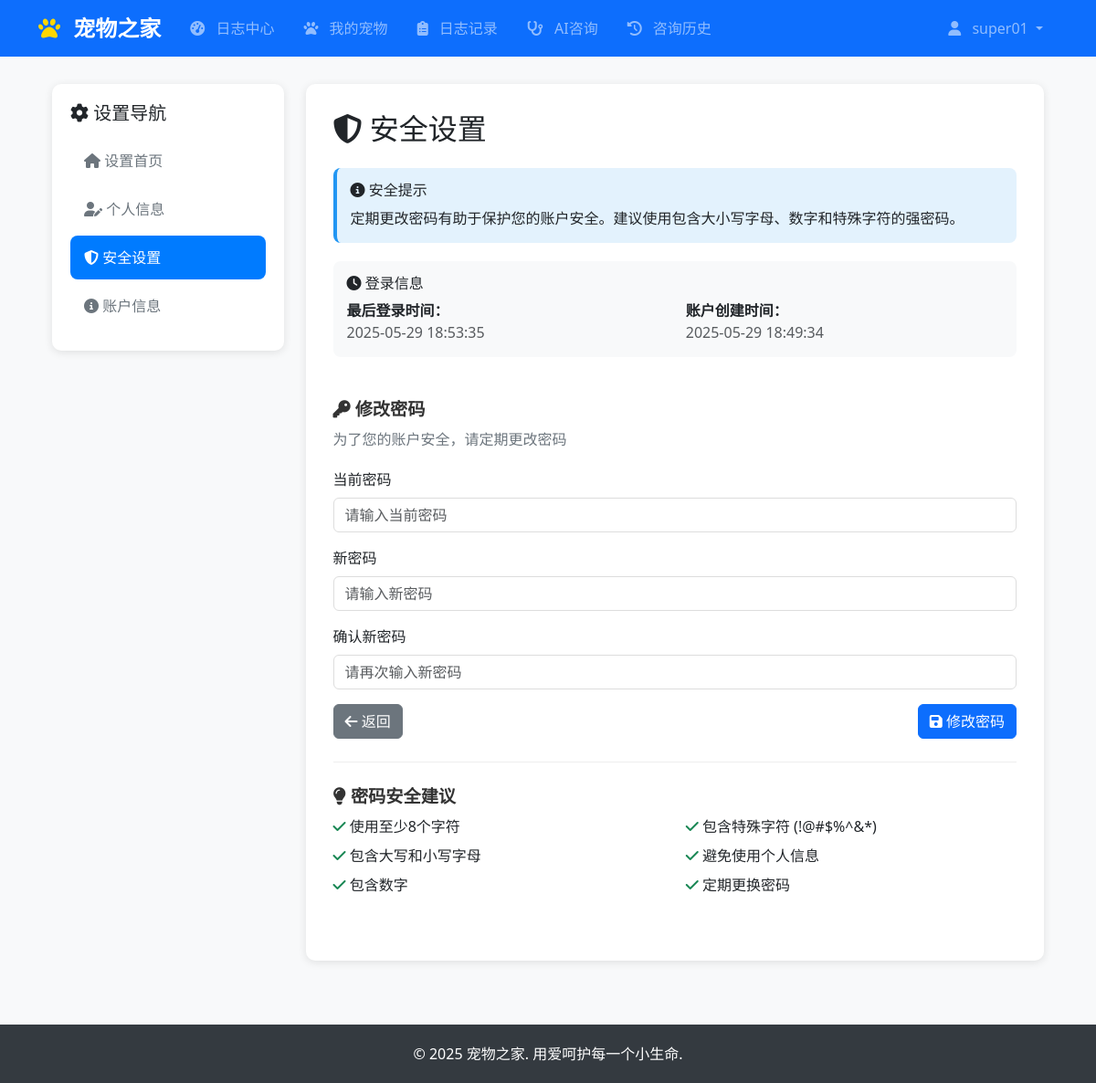
The app's page /accounts/settings/security/ (signed in), older data.
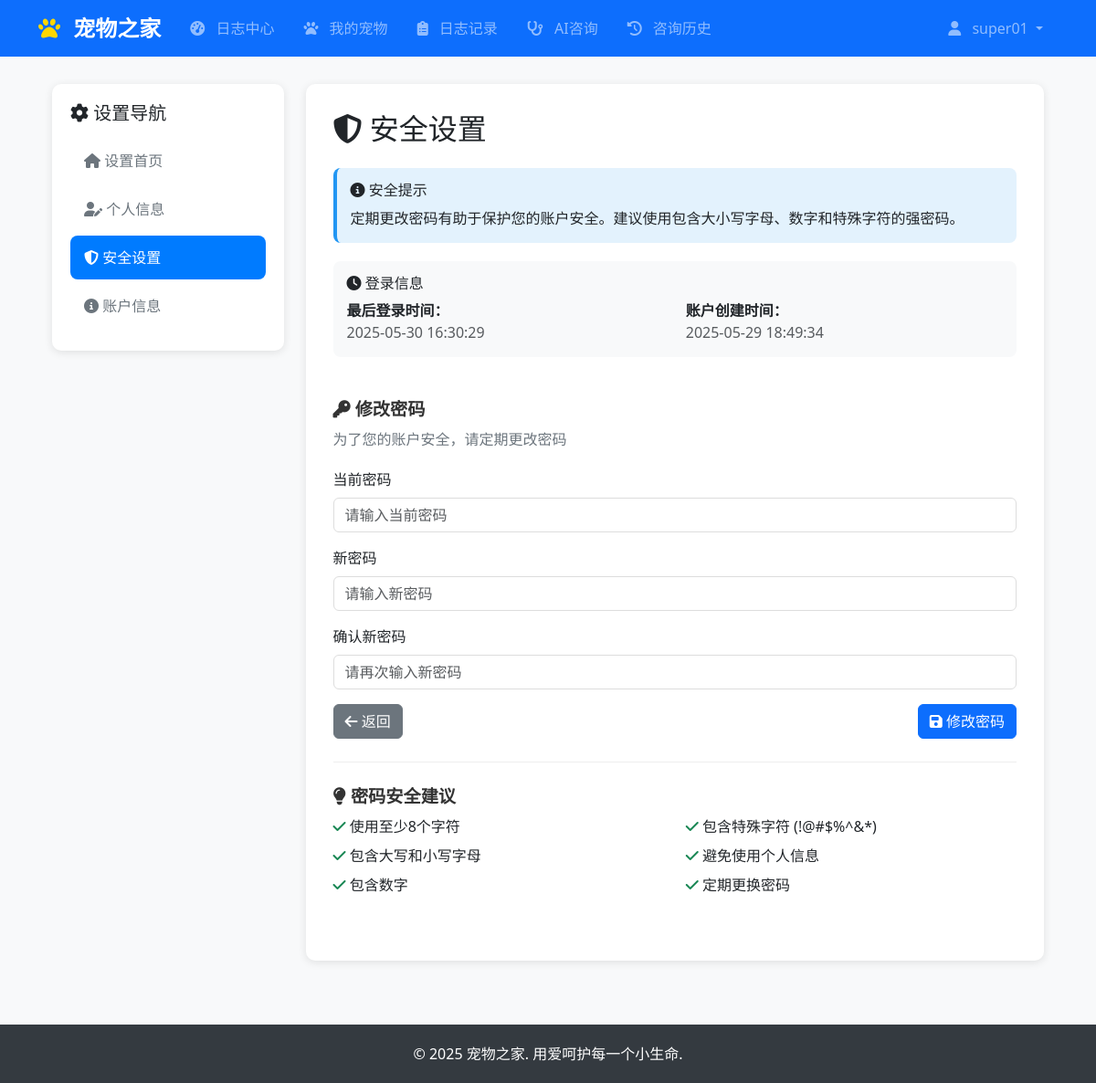
The same page, newer data.
### accounts/models.py (models this page shows, shortened)
class CustomUser(AbstractUser):
    phone = models.CharField(max_length=15, blank=True, verbose_name='手机号码')
    profile_picture = models.ImageField(upload_to='profile_pics/', blank=True, verbose_name='头像')
    bio = models.TextField(max_length=500, blank=True, verbose_name='个人简介')
    birth_date = models.DateField(null=True, blank=True, verbose_name='生日')
    location = models.CharField(max_length=100, blank=True, verbose_name='所在地')
    settings_updated_at = models.DateTimeField(auto_now=True, verbose_name='设置更新时间')
    class Meta:
        verbose_name = '用户'
        verbose_name_plural = '用户'

### accounts/views.py (the view)
# urls.py: path('settings/security/', views.security_settings_view, name='security_settings'),
@login_required
def security_settings_view(request):
    if request.method == 'POST':
        form = PasswordChangeCustomForm(request.user, request.POST)
        if form.is_valid():
            new_password = form.cleaned_data['new_password1']
            request.user.set_password(new_password)
            request.user.save()
            update_session_auth_hash(request, request.user)  # 保持登录状态
            messages.success(request, '密码修改成功！')
            return redirect('accounts:security_settings')
        else:
            messages.error(request, '请检查输入的信息')
    else:
        form = PasswordChangeCustomForm(request.user)
    return render(request, 'accounts/security_settings.html', {'form': form})

### accounts/forms.py (shortened to what this page needs)
class PasswordChangeCustomForm(forms.Form):
    old_password = forms.CharField(
        label='当前密码',
        widget=forms.PasswordInput(attrs={'class': 'form-control', 'placeholder': '请输入当前密码'})
    )
    new_password1 = forms.CharField(
        label='新密码',
        widget=forms.PasswordInput(attrs={'class': 'form-control', 'placeholder': '请输入新密码'})
    )
    new_password2 = forms.CharField(
        label='确认新密码',
        widget=forms.PasswordInput(attrs={'class': 'form-control', 'placeholder': '请再次输入新密码'})
    )
    def __init__(self, user, *args, **kwargs):
        self.user = user
        super().__init__(*args, **kwargs)

### accounts/templates/accounts/security_settings.html (shortened to what the changed rows need)
{% extends 'base.html' %}
{% load static %}
{% block content %}
<div class="settings-container">
    <div class="row">
        <div class="col-lg-9 col-md-8">
            <div class="settings-content">
                <h2 class="mb-4"><i class="fas fa-shield-alt"></i> 安全设置</h2>
                <div class="last-login-info">
                    <div class="row">
                        <div class="col-md-6">
                            <strong>最后登录时间：</strong><br>
                            <span class="text-muted">
                                {% if user.last_login %}
                                    {{ user.last_login|date:"Y-m-d H:i:s" }}
                                {% else %}
                                    从未登录
                                {% endif %}
                            </span>
                        </div>
                        <div class="col-md-6">
                            <strong>账户创建时间：</strong><br>
                            <span class="text-muted">{{ user.date_joined|date:"Y-m-d H:i:s" }}</span>
                        </div>
                    </div>
                </div>
            </div>
        </div>
    </div>
</div>
{% endblock %}

### templates/base.html (shortened to what this page needs)
<!DOCTYPE html>
<html lang="zh-CN">
<head>
    <link href="https://cdn.jsdelivr.net/npm/bootstrap@5.3.0/dist/css/bootstrap.min.css" rel="stylesheet">
    <link rel="stylesheet" href="https://cdnjs.cloudflare.com/ajax/libs/font-awesome/6.4.0/css/all.min.css">
</head>
<body>
    <nav class="navbar navbar-expand-lg navbar-dark bg-primary">
        <div class="container">
            <a class="navbar-brand" href="{% url 'home' %}">
                <i class="fas fa-paw"></i> 宠物之家
            </a>
                        <div class="collapse navbar-collapse" id="navbarNav">
                <ul class="navbar-nav me-auto">{% if user.is_authenticated %}
                        <li class="nav-item">
                            <a class="nav-link" href="{% url 'logs:logs_center' %}">
                                <i class="fas fa-tachometer-alt"></i> 日志中心
                            </a>
                        </li>
                        <li class="nav-item">
                            <a class="nav-link" href="{% url 'pets:pet_list' %}">
                                <i class="fas fa-paw"></i> 我的宠物
                            </a>
                        </li>
                        <li class="nav-item">
                            <a class="nav-link" href="{% url 'logs:log_list' %}">
                                <i class="fas fa-clipboard-list"></i> 日志记录
                            </a>
                        </li>                        <li class="nav-item">
                            <a class="nav-link" href="{% url 'accounts:dashboard' %}">
                                <i class="fas fa-stethoscope"></i> AI咨询
                            </a>
                        </li>
                        <li class="nav-item">
                            <a class="nav-link" href="{% url 'consultations:consultation_history' %}">
                                <i class="fas fa-history"></i> 咨询历史
                            </a>
                        </li>{% endif %}
                </ul>
                <ul class="navbar-nav">
                    {% if user.is_authenticated %}
                        <li class="nav-item dropdown">
                            <a class="nav-link dropdown-toggle" href="#" role="button" data-bs-toggle="dropdown" aria-expanded="false">
                                <i class="fas fa-user"></i> {{ user.username }}
                            </a>
                        </li>
                    {% endif %}
                </ul>
            </div>
        </div>
    </nav>
    <main class="container mt-4">
        {% block content %}{% endblock %}
    </main>
    <footer class="footer">
        <div class="container text-center">
            <p class="mb-0">&copy; 2025 宠物之家. 用爱呵护每一个小生命.</p>
        </div>
    </footer>
</body>
</html>

Row changes from the older to the newer data that the page shows:
changed CustomUser "super01": last_login "2025-05-29 18:53:35" → "2025-05-30 16:30:29"
